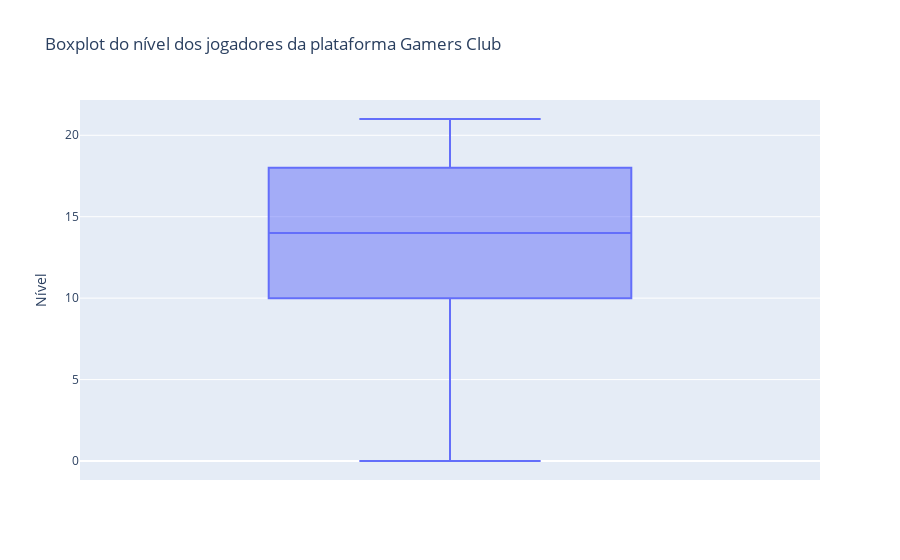

Here is the notebook cell this chart was saved with:
### Code cell
# boxplot
fig = px.box(lobby_players, y='vlLevel', title='Boxplot do nível dos jogadores da plataforma Gamers Club')
fig.update_layout(yaxis_title='Nível')
fig.show()

### Figure 1 — Plotly figure (JSON) as saved in the notebook; plotly's stock layout.template omitted (floating-point values rounded to 4 significant figures; data arrays with more than 128 entries replaced by an {"elided": "..."} marker saying what was removed)
{"data": [{"alignmentgroup": "True", "hovertemplate": "vlLevel=%{y}<extra></extra>", "legendgroup": "", "marker": {"color": "#636efa"}, "name": "", "notched": false, "offsetgroup": "", "orientation": "v", "showlegend": false, "type": "box", "x0": " ", "xaxis": "x", "y": {"elided": "184152 int values"}, "y0": " ", "yaxis": "y"}], "layout": {"boxmode": "group", "legend": {"tracegroupgap": 0}, "title": {"text": "Boxplot do nível dos jogadores da plataforma Gamers Club"}, "xaxis": {"anchor": "y", "domain": [0, 1]}, "yaxis": {"anchor": "x", "domain": [0, 1], "title": {"text": "Nível"}}}}
